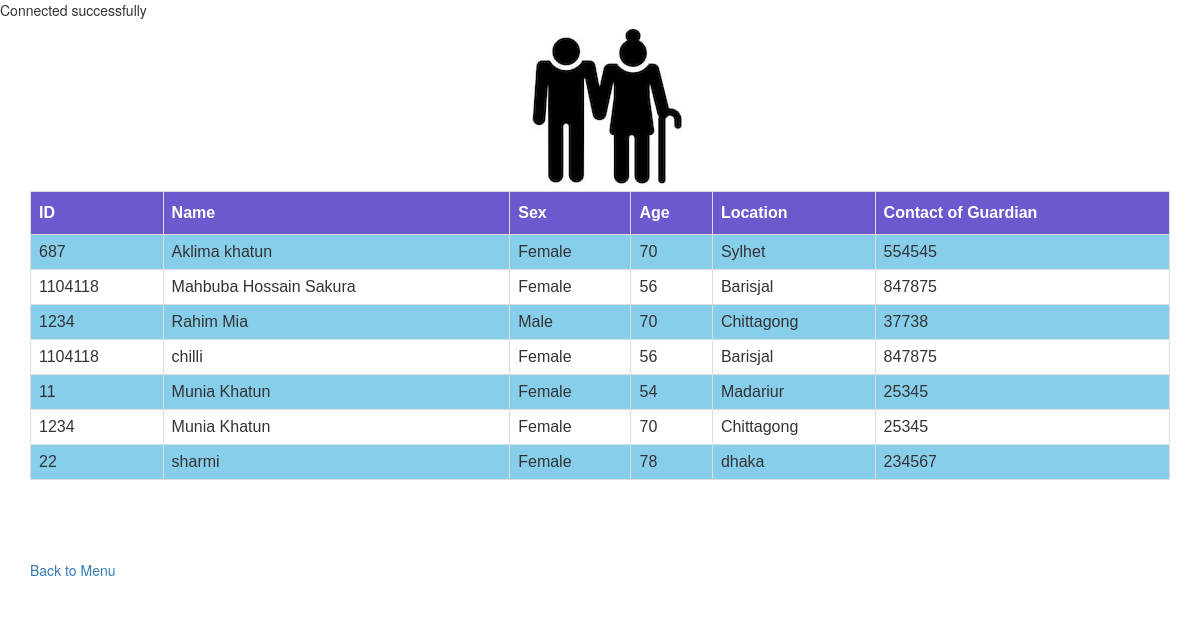
Screenshot of /resident.php with the database file from the repository.
### tables this page shows
CREATE TABLE `residents_info` (
  `id` varchar(200) NOT NULL,
  `name` varchar(200) NOT NULL,
  `sex` varchar(200) NOT NULL,
  `age` varchar(200) NOT NULL,
  `location` varchar(200) NOT NULL,
  `contact_of_gurdian` varchar(200) NOT NULL
);

### resident.php (the view, shortened to what this page needs)
<?php
include('include/connect.php');
$sql="SELECT residents_info.id, residents_info.name , residents_info.sex,residents_info.age,residents_info.location, residents_info.contact_of_gurdian FROM residents_info";
$result=mysqli_query($conn,$sql);
?>
<!DOCTYPE html>
<html>
<head>
    <link rel="stylesheet" href="css/bootstrap.css">
    <link rel="stylesheet" href="css/pos.css">
</head>
<body>
    <div class="container">
        <div class="row">
            <img class="logo" src="pictures/box3.jpg" >
        </div>
    </div>
    <div class="container">
        <table id="customers">
            <tr>
               <th>ID</th>
                <th>Name</th>
                <th>Sex</th>
                <th>Age</th>
                <th>Location</th>
                <th>Contact of Guardian</th>
             </tr>
            <?php
            while($data=$result->fetch_object())
            {
                $id=$data->id;
                $name=$data->name;
                $sex=$data->sex;
                $age=$data->age;
                $location=$data->location;
                $contact_of_gurdian=$data->contact_of_gurdian;
                ?>
                <tr>
               <td><?php echo $id ?></td>
                <td><?php echo $name ?></td>
                <td><?php echo $sex ?></td>
                <td><?php echo $age ?></td>
                <td><?php echo $location ?></td>
                <td><?php echo $contact_of_gurdian ?></td>
                </tr>
                <?php
                }
                ?>
        </table>
    </div>
<br>
<br>
<br>
<br>
    <div class="container">
        <div class="row">
            <div class="col-md-2">
                <a href="manager_control.php">Back to Menu</a>
            </div>
        </div>
        <br/>
    </div>
</body>
</html>

### css/pos.css (style rules this page uses)
.logo { display: block; margin-left: auto; margin-right: auto; }

### resident.php (style rules this page uses)
#customers { font-family: "Trebuchet MS", Arial, Helvetica, sans-serif; border-collapse: collapse; width: 100%; }
#customers td, #customers th { border: 1px solid #ddd; padding: 8px; }
#customers tr:nth-child(even) { background-color: #87CEEB; }
#customers th { padding-top: 12px; padding-bottom: 12px; text-align: left; background-color: #6A5ACD; color: white; }

### rows the page displays
residents_info: id "687", name "Aklima khatun", sex "Female", age "70", location "Sylhet", contact_of_gurdian "554545"
residents_info: id "1104118", name "Mahbuba Hossain Sakura", sex "Female", age "56", location "Barisjal", contact_of_gurdian "847875"
residents_info: id "1234", name "Rahim Mia", sex "Male", age "70", location "Chittagong", contact_of_gurdian "37738"
residents_info: id "1104118", name "chilli", sex "Female", age "56", location "Barisjal", contact_of_gurdian "847875"
residents_info: id "11", name "Munia Khatun", sex "Female", age "54", location "Madariur", contact_of_gurdian "25345"
residents_info: id "1234", name "Munia Khatun", sex "Female", age "70", location "Chittagong", contact_of_gurdian "25345"
residents_info: id "22", name "sharmi", sex "Female", age "78", location "dhaka", contact_of_gurdian "234567"
